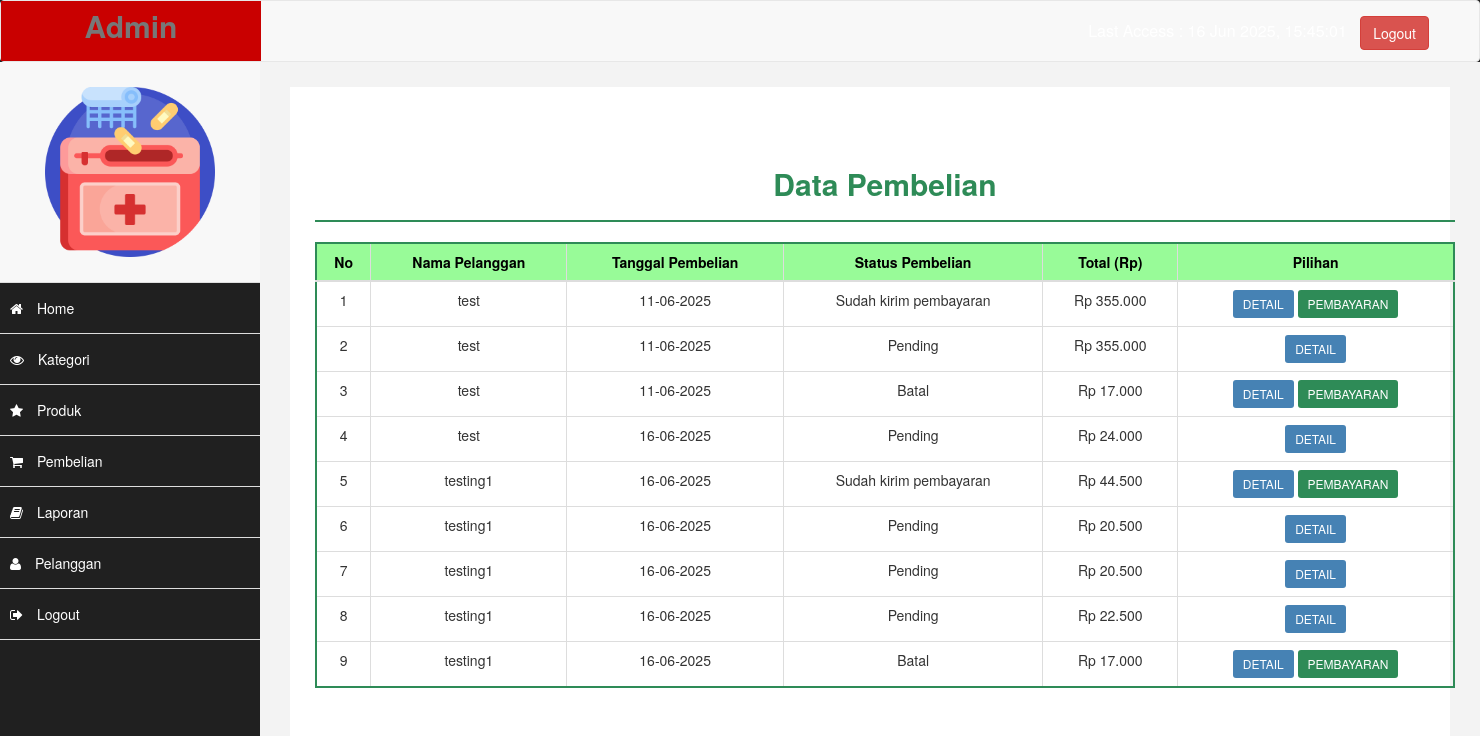
Page /admin/index.php?halaman=pembelian (signed in) on the committed database.
### tables this page shows
CREATE TABLE `pembelian` (
  `id_pembelian` int(11) NOT NULL,
  `id_pelanggan` int(11) NOT NULL,
  `id_ongkir` int(11) NOT NULL,
  `tanggal_pembelian` date NOT NULL,
  `total_pembelian` int(11) NOT NULL,
  `nama_kota` varchar(100) NOT NULL,
  `tarif` int(11) NOT NULL,
  `alamat_pengiriman` text NOT NULL,
  `status_pembelian` varchar(100) NOT NULL DEFAULT 'pending',
  `resi_pengiriman` varchar(50) NOT NULL
);

CREATE TABLE `pelanggan` (
  `id_pelanggan` int(11) NOT NULL,
  `email_pelanggan` varchar(100) NOT NULL,
  `password_pelanggan` varchar(50) NOT NULL,
  `nama_pelanggan` varchar(100) NOT NULL,
  `telepon_pelanggan` varchar(25) NOT NULL,
  `alamat_pelanggan` text NOT NULL
);

### admin/pembelian.php (the view, shortened to what this page needs)
<?php
$koneksi = new mysqli("localhost", "root", "", "toko_kesehatan");
?>
<!DOCTYPE html>
<html>
<head>
    <link rel="stylesheet" href="admin/assets/css/bootstrap.css">
</head>
<body>
<div class="container">
    <h2>Data Pembelian</h2>
    <hr>
    <table class="table table-bordered">
        <thead>
            <tr>
                <th>No</th>
                <th>Nama Pelanggan</th>
                <th>Tanggal Pembelian</th>
                <th>Status Pembelian</th>
                <th>Total (Rp)</th>
                <th>Pilihan</th>
            </tr>
        </thead>
        <tbody>
            <?php $nomor=1; ?>
            <?php $ambil=$koneksi->query("SELECT * FROM pembelian JOIN pelanggan ON pembelian.id_pelanggan=pelanggan.id_pelanggan"); ?>
            <?php while($pecah=$ambil->fetch_assoc()){ ?>
            <tr>
                <td><?php echo $nomor; ?></td>
                <td><?php echo $pecah['nama_pelanggan']; ?></td>
                <td><?php echo date("d-m-Y", strtotime($pecah['tanggal_pembelian'])); ?></td>
                <td><?php echo ucfirst($pecah['status_pembelian']); ?></td>
                <td>Rp <?php echo number_format($pecah['total_pembelian'], 0, ',', '.'); ?></td>
                <td>
                    <a href="index.php?halaman=detail&id=<?php echo $pecah['id_pembelian']; ?>" class="btn btn-info btn-sm">DETAIL</a>
                    <?php if ($pecah['status_pembelian'] !== "pending"): ?>
                        <a href="index.php?halaman=pembayaran&id=<?php echo $pecah['id_pembelian']; ?>" class="btn btn-success btn-sm">PEMBAYARAN</a>
                    <?php endif ?>
                </td>
            </tr>
            <?php $nomor++; ?>
            <?php } ?>
        </tbody>
    </table>
</div>
</body>
</html>

### admin/assets/css/custom.css (style rules this page uses)
body { font-family: 'Open Sans', sans-serif; }
h2 { color: #f00; }

### admin/pembelian.php (style rules this page uses)
body { background-color: #f0f8ff; }
.container { margin-top: 50px; }
h2 { text-align: center; font-weight: bold; color: #2E8B57; }
hr { border-top: 2px solid #2E8B57; }
.table-bordered { border: 2px solid #2E8B57; }
.table thead { background-color: #98FB98; color: black; font-weight: bold; }
.table-bordered td, .table-bordered th { text-align: center; vertical-align: middle; }
.btn-info { background-color: #4682B4; border: none; }
.btn-success { background-color: #2E8B57; border: none; }

### rows in the picture
pembelian: id_pelanggan.nama_pelanggan "test", tanggal_pembelian "11-06-2025", status_pembelian "Sudah kirim pembayaran", total_pembelian "355.000"
pembelian: id_pelanggan.nama_pelanggan "test", tanggal_pembelian "11-06-2025", status_pembelian "Pending", total_pembelian "355.000"
pembelian: id_pelanggan.nama_pelanggan "test", tanggal_pembelian "11-06-2025", status_pembelian "Batal", total_pembelian "17.000"
pembelian: id_pelanggan.nama_pelanggan "test", tanggal_pembelian "16-06-2025", status_pembelian "Pending", total_pembelian "24.000"
pembelian: id_pelanggan.nama_pelanggan "testing1", tanggal_pembelian "16-06-2025", status_pembelian "Sudah kirim pembayaran", total_pembelian "44.500"
pembelian: id_pelanggan.nama_pelanggan "testing1", tanggal_pembelian "16-06-2025", status_pembelian "Pending", total_pembelian "20.500"
pembelian: id_pelanggan.nama_pelanggan "testing1", tanggal_pembelian "16-06-2025", status_pembelian "Pending", total_pembelian "20.500"
pembelian: id_pelanggan.nama_pelanggan "testing1", tanggal_pembelian "16-06-2025", status_pembelian "Pending", total_pembelian "22.500"
pembelian: id_pelanggan.nama_pelanggan "testing1", tanggal_pembelian "16-06-2025", status_pembelian "Batal", total_pembelian "17.000"
